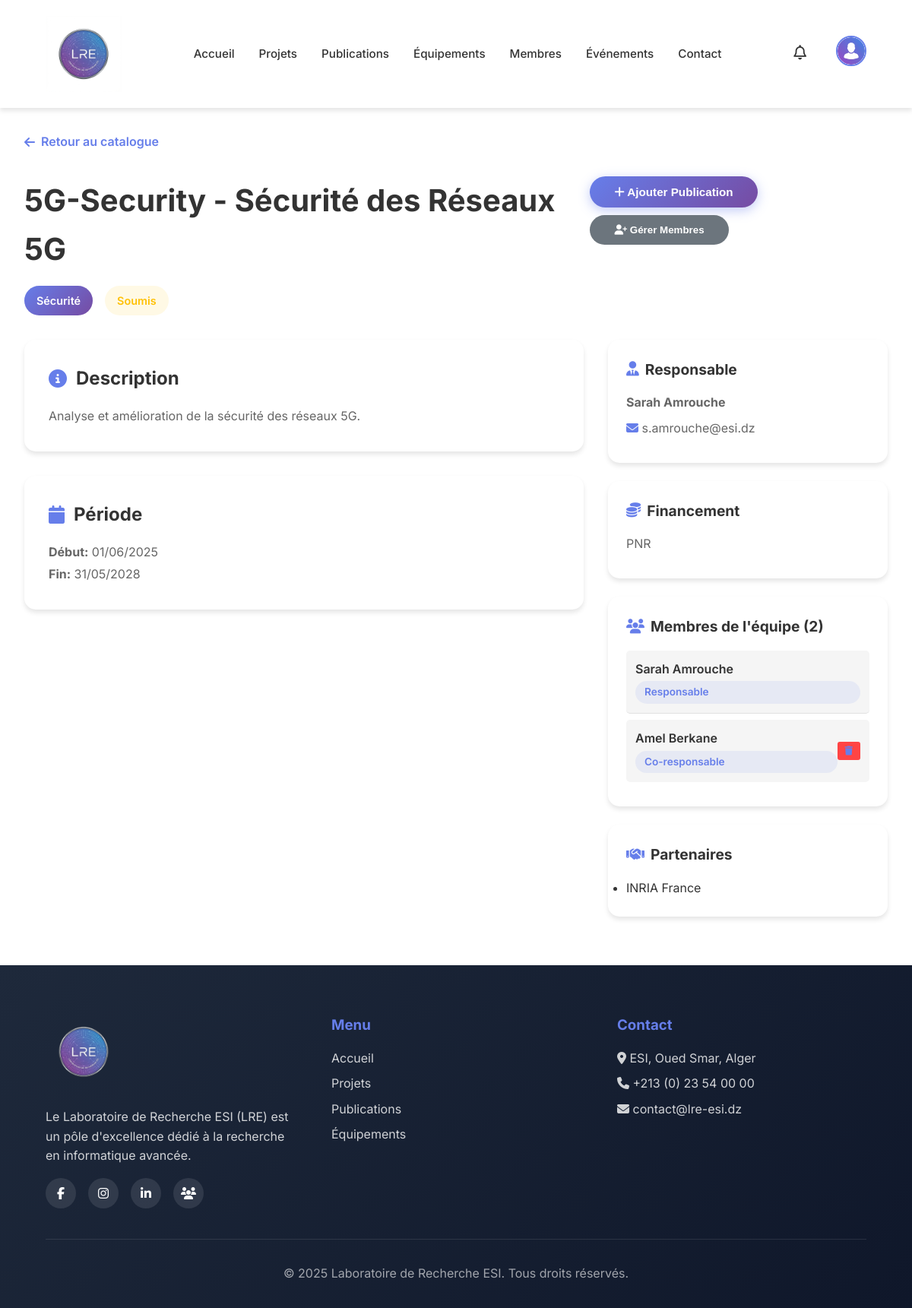
Page /index.php?router=projet-details&id=12 (signed in) on the committed database.
### tables this page shows
CREATE TABLE projects (
    id_project INT AUTO_INCREMENT PRIMARY KEY,
    titre VARCHAR(200) NOT NULL,
    description TEXT,
    responsable_id INT,
    thematique VARCHAR(100),
    type_financement VARCHAR(100),
    statut ENUM('en_cours', 'termine', 'soumis') DEFAULT 'en_cours',
    date_debut DATE,
    date_fin DATE,
    lien_externe VARCHAR(255),
    FOREIGN KEY (responsable_id) REFERENCES users(id_user) ON DELETE SET NULL
);

CREATE TABLE users (
    id_user INT AUTO_INCREMENT PRIMARY KEY,
    username VARCHAR(50) NOT NULL UNIQUE,
    password VARCHAR(255) NOT NULL,
    nom VARCHAR(100) NOT NULL,
    prenom VARCHAR(100) NOT NULL,
    email VARCHAR(150) NOT NULL UNIQUE,
    photo VARCHAR(255) DEFAULT 'View/assets/default_avatar.png',
    grade VARCHAR(100),
    poste VARCHAR(100),
    biographie TEXT,
    specialite VARCHAR(100),
    domaine_recherche VARCHAR(255),
    role ENUM('admin','enseignant-chercheur','doctorant','etudiant','invite') DEFAULT 'enseignant-chercheur',
    date_creation TIMESTAMP DEFAULT CURRENT_TIMESTAMP
);

CREATE TABLE project_members (
    project_id INT NOT NULL,
    user_id INT NOT NULL,
    role_projet VARCHAR(100),
    PRIMARY KEY (project_id, user_id),
    FOREIGN KEY (project_id) REFERENCES projects(id_project) ON DELETE CASCADE,
    FOREIGN KEY (user_id) REFERENCES users(id_user) ON DELETE CASCADE
);

CREATE TABLE partners (
    id_partner INT AUTO_INCREMENT PRIMARY KEY,
    nom VARCHAR(150) NOT NULL,
    type ENUM('universite', 'entreprise', 'organisme') NOT NULL,
    logo VARCHAR(255),
    site_web VARCHAR(255)
);

### Controller/projectController.php (called while the page is built, shortened)
<?php
require_once("View/projectsView.php");
require_once("Model/projectModel.php");
class projectController {
    public function afficherDetails($id) {
        $model = new projectModel();
        $project = $model->getProjectById($id);
        $members = $model->getProjectMembers($id);
        $publications = $model->getProjectPublications($id);
        $partners = $model->getProjectPartners($id);
        $userId = $_SESSION['admin']['id_user'] ?? $_SESSION['user']['id_user'] ?? null;
        $isLoggedIn = !empty($userId);
        $isMember = $isLoggedIn && $model->isProjectMember($id, $userId);
        $isResponsable = $isLoggedIn && $model->isResponsable($id, $userId);
        $view = new projectsView();
        $view->afficherDetails($project, $members, $publications, $partners, $isLoggedIn, $isMember, $isResponsable);
    }
}
?>

### Model/projectModel.php (called while the page is built, shortened)
<?php
class projectModel {
    private $db;
    public function __construct() {
        $this->db = new dataBaseModel();
    }
    public function getProjectById($id) {
        $conn = $this->db->connexion();
        $query = "SELECT p.*, u.nom AS responsable_nom, u.prenom AS responsable_prenom, u.email AS responsable_email
                  FROM projects p
                  LEFT JOIN users u ON p.responsable_id = u.id_user
                  WHERE p.id_project = ?";
        $stmt = $conn->prepare($query);
        $stmt->bind_param("i", $id);
        $stmt->execute();
        $result = $stmt->get_result();
        $project = $result->fetch_assoc();
        $this->db->deconnexion($conn);
        return $project;
    }
    public function getProjectMembers($projectId) {
        $conn = $this->db->connexion();
        $query = "SELECT u.*, pm.role_projet FROM users u
                  JOIN project_members pm ON u.id_user = pm.user_id
                  WHERE pm.project_id = ?";
        $stmt = $conn->prepare($query);
        $stmt->bind_param("i", $projectId);
        $stmt->execute();
        $result = $stmt->get_result();
        $members = [];
        while ($row = $result->fetch_assoc()) {
            $members[] = $row;
        }
        $this->db->deconnexion($conn);
        return $members;
    }
    public function getProjectPublications($projectId) {
        $conn = $this->db->connexion();
        $publications = [];
        $this->db->deconnexion($conn);
        return $publications;
    }
    public function getProjectPartners($projectId) {
        $conn = $this->db->connexion();
        $query = "SELECT partners.* FROM partners
                  JOIN project_partners pp ON partners.id_partner = pp.partner_id
                  WHERE pp.project_id = ?";
        $stmt = $conn->prepare($query);
        $stmt->bind_param("i", $projectId);
        $stmt->execute();
        $result = $stmt->get_result();
        $partners = [];
        while ($row = $result->fetch_assoc()) {
            $partners[] = $row;
        }
        $this->db->deconnexion($conn);
        return $partners;
    }
    public function isResponsable($projectId, $userId) {
        $conn = $this->db->connexion();
        $query = "SELECT responsable_id FROM projects WHERE id_project = ?";
        $stmt = $conn->prepare($query);
        $stmt->bind_param("i", $projectId);
        $stmt->execute();
        $result = $stmt->get_result();
        $project = $result->fetch_assoc();
        $this->db->deconnexion($conn);
        return $project && $project['responsable_id'] == $userId;
    }
    public function isProjectMember($projectId, $userId) {
        $conn = $this->db->connexion();
        $query = "SELECT COUNT(*) as count FROM project_members WHERE project_id = ? AND user_id = ?";
        $stmt = $conn->prepare($query);
        $stmt->bind_param("ii", $projectId, $userId);
        $stmt->execute();
        $result = $stmt->get_result();
        $row = $result->fetch_assoc();
        $this->db->deconnexion($conn);
        return $row['count'] > 0;
    }
}
?>

### View/projectsView.php (the view, shortened to what this page needs)
<?php
class projectsView {
    public function entetePage() {
        ?>
        <head>
            <link rel="stylesheet" href="View/css/commonStyles.css">
            <link rel="stylesheet" href="View/css/projectsStyle.css">
            <link rel="stylesheet" href="https://cdnjs.cloudflare.com/ajax/libs/font-awesome/6.7.2/css/all.min.css" />
        </head>
        <?php
    }
        ?>
        <?php
    public function afficherDetails($project, $members, $publications, $partners, $isLoggedIn = false, $isMember = false, $isResponsable = false) {
        $currentUserId = $_SESSION['admin']['id_user'] ?? $_SESSION['user']['id_user'] ?? null;
        ?>
        <!DOCTYPE html>
        <html lang="fr">
            <?php $this->entetePage(); ?>
            <body>
                <div class="project-detail-container">
                    <a href="index.php?router=projets" class="back-link">
                        <i class="fa-solid fa-arrow-left"></i> Retour au catalogue
                    </a>
                    <div class="project-detail-header">
                        <div class="header-top">
                            <div>
                                <h1><?= htmlspecialchars($project['titre']) ?></h1>
                                <div class="project-badges">
                                    <span class="badge theme-badge"><?= $project['thematique'] ?></span>
                                    <span class="badge status-<?= $project['statut'] ?>">
                                        <?= ucfirst(str_replace('_', ' ', $project['statut'])) ?>
                                    </span>
                                </div>
                            </div>
                            <div class="header-actions">
                                <?php if ($isLoggedIn && $isMember): ?>
                                    <button class="btn-primary" onclick="openPublicationModal()">
                                        <i class="fa-solid fa-plus"></i> Ajouter Publication
                                    </button>
                                <?php endif; ?>
                                <?php if ($isResponsable): ?>
                                    <button class="btn-secondary" onclick="openMemberModal()">
                                        <i class="fa-solid fa-user-plus"></i> Gérer Membres
                                    </button>
                                <?php endif; ?>
                            </div>
                        </div>
                    </div>
                    <div class="project-detail-grid">
                        <div class="project-main">
                            <section class="detail-section">
                                <h2><i class="fa-solid fa-info-circle"></i> Description</h2>
                                <p><?= nl2br(htmlspecialchars($project['description'])) ?></p>
                            </section>
                            <section class="detail-section">
                                <h2><i class="fa-solid fa-calendar"></i> Période</h2>
                                <p>
                                    <strong>Début:</strong> <?= date('d/m/Y', strtotime($project['date_debut'])) ?><br>
                                    <?php if ($project['date_fin']): ?>
                                        <strong>Fin:</strong> <?= date('d/m/Y', strtotime($project['date_fin'])) ?>
                                    <?php endif; ?>
                                </p>
                            </section>
                        </div>
                        <div class="project-sidebar">
                            <div class="sidebar-card">
                                <h3><i class="fa-solid fa-user-tie"></i> Responsable</h3>
                                <p><strong><?= htmlspecialchars($project['responsable_prenom'] . ' ' . $project['responsable_nom']) ?></strong></p>
                                <p><i class="fa-solid fa-envelope"></i> <?= htmlspecialchars($project['responsable_email']) ?></p>
                            </div>
                            <div class="sidebar-card">
                                <h3><i class="fa-solid fa-coins"></i> Financement</h3>
                                <p><?= htmlspecialchars($project['type_financement']) ?></p>
                            </div>
                            <?php if (!empty($members)): ?>
                                <div class="sidebar-card">
                                    <div class="members-header">
                                        <h3><i class="fa-solid fa-users"></i> Membres de l'équipe (<?= count($members) ?>)</h3>
                                    </div>
                                    <ul class="members-list">
                                        <?php foreach ($members as $member): ?>
                                            <li class="member-item">
                                                <div class="member-info">
                                                    <span class="member-name"><?= htmlspecialchars($member['prenom'] . ' ' . $member['nom']) ?></span>
                                                    <span class="role-tag"><?= htmlspecialchars($member['role_projet']) ?></span>
                                                </div>
                                                <?php if ($isResponsable && $member['id_user'] != $project['responsable_id'] && $member['id_user'] != $currentUserId): ?>
                                                    <button class="btn-remove" title="Retirer du projet" onclick="removeMemberConfirm(<?= $member['id_user'] ?>, '<?= htmlspecialchars($member['prenom'] . ' ' . $member['nom']) ?>')">
                                                        <i class="fa-solid fa-trash"></i>
                                                    </button>
                                                <?php endif; ?>
                                            </li>
                                        <?php endforeach; ?>
                                    </ul>
                                </div>
                            <?php endif; ?>
                            <?php if (!empty($partners)): ?>
                                <div class="sidebar-card">
                                    <h3><i class="fa-solid fa-handshake"></i> Partenaires</h3>
                                    <ul>
                                        <?php foreach ($partners as $partner): ?>
                                            <li><?= htmlspecialchars($partner['nom']) ?></li>
                                        <?php endforeach; ?>
                                    </ul>
                                </div>
                            <?php endif; ?>
                        </div>
                    </div>
                </div>
            </body>
        </html>
        <?php
    }
}
?>

### View/css/commonStyles.css (style rules this page uses)
* { margin: 0; padding: 0; box-sizing: border-box; }
:root { --primary-color: #007bff; --secondary-color: #6c757d; --success-color: #28a745; --danger-color: #dc3545; --warning-color: #ffc107; --dark-color: #343a40; --light-color: #f8f9fa; --gradient-primary: linear-gradient(135deg, #667eea 0%, #764ba2 100%); --gradient-secondary: linear-gradient(135deg, #f093fb 0%, #f5576c 100%); --gradient-success: linear-gradient(135deg, #4facfe 0%, #00f2fe 100%); --shadow-sm: 0 2px 4px rgba(0, 0, 0, 0.1); --shadow-md: 0 4px 6px rgba(0, 0, 0, 0.1); --shadow-lg: 0 10px 15px rgba(0, 0, 0, 0.1); --transition: all 0.3s ease; }
body { font-family: 'Inter', -apple-system, BlinkMacSystemFont, 'Segoe UI', Roboto, sans-serif; line-height: 1.6; color: #333; background-color: #fff; }
.btn-primary, .btn-login { padding: 0.75rem 2rem; background: linear-gradient(135deg, #667eea 0%, #764ba2 100%); color: white; border: none; border-radius: 50px; font-weight: 600; font-size: 0.95rem; cursor: pointer; transition: var(--transition); box-shadow: 0 4px 15px rgba(102, 126, 234, 0.4); }
.btn-secondary { padding: 0.75rem 2rem; background: #6c757d; color: white; border: none; border-radius: 50px; font-weight: 600; cursor: pointer; transition: var(--transition); }

### View/css/projectsStyle.css (style rules this page uses)
.status-soumis { background: rgba(255, 193, 7, 0.1); color: #ffc107; }
.project-detail-container { max-width: 1400px; margin: 2rem auto; padding: 0 2rem; }
.back-link { display: inline-flex; align-items: center; gap: 0.5rem; color: #667eea; text-decoration: none; margin-bottom: 2rem; font-weight: 600; transition: all 0.3s ease; }
.project-detail-header { margin-bottom: 2rem; }
.project-detail-header h1 { font-size: 2.5rem; margin-bottom: 1rem; color: #333; }
.project-badges { display: flex; gap: 1rem; }
.badge { padding: 0.5rem 1rem; border-radius: 20px; font-size: 0.9rem; font-weight: 600; }
.theme-badge { background: linear-gradient(135deg, #667eea 0%, #764ba2 100%); color: white; }
.project-detail-grid { display: grid; grid-template-columns: 2fr 1fr; gap: 2rem; }
.project-main { display: flex; flex-direction: column; gap: 2rem; }
.detail-section { background: white; padding: 2rem; border-radius: 15px; box-shadow: 0 4px 6px rgba(0, 0, 0, 0.1); }
.detail-section h2 { display: flex; align-items: center; gap: 0.75rem; margin-bottom: 1rem; color: #333; font-size: 1.5rem; }
.detail-section i { color: #667eea; }
.detail-section p { color: #666; line-height: 1.8; }
.project-sidebar { display: flex; flex-direction: column; gap: 1.5rem; }
.sidebar-card { background: white; padding: 1.5rem; border-radius: 15px; box-shadow: 0 4px 6px rgba(0, 0, 0, 0.1); }
.sidebar-card h3 { display: flex; align-items: center; gap: 0.5rem; margin-bottom: 1rem; color: #333; font-size: 1.2rem; }
.sidebar-card i { color: #667eea; }
.sidebar-card p { color: #666; margin-bottom: 0.5rem; }
.members-list { list-style: none; }
.members-list li { padding: 0.75rem; border-bottom: 1px solid #e0e0e0; display: flex; justify-content: space-between; align-items: center; }
.members-list li:last-child { border-bottom: none; }
.role-tag { background: rgba(102, 126, 234, 0.1); color: #667eea; padding: 0.25rem 0.75rem; border-radius: 15px; font-size: 0.85rem; font-weight: 600; }

### View/projectsView.php (style rules this page uses)
.header-top { display: flex; justify-content: space-between; align-items: flex-start; gap: 20px; margin-bottom: 20px; }
.header-actions { display: flex; gap: 10px; flex-wrap: wrap; }
.member-item { display: flex; justify-content: space-between; align-items: center; padding: 10px; background: #f5f5f5; border-radius: 5px; margin-bottom: 8px; }
.member-info { flex: 1; display: flex; flex-direction: column; gap: 3px; }
.member-name { font-weight: 600; color: #333; }
.btn-remove { background: #ff4444; color: white; border: none; padding: 5px 10px; border-radius: 3px; cursor: pointer; font-size: 12px; }

### rows in the picture
projects: titre "5G-Security - Sécurité des Réseaux 5G", thematique "Sécurité", statut "Soumis", description "Analyse et amélioration de la sécurité des réseaux 5G.", date_debut "01/06/2025", date_fin "31/05/2028", responsable.nom "Sarah Amrouche", responsable.email "s.amrouche@esi.dz", type_financement "PNR"
project_members: user.nom "Sarah Amrouche", role_projet "Responsable"
project_members: user.nom "Amel Berkane", role_projet "Co-responsable"
partners: nom "INRIA France"

### other values in the picture
count($members) "2"
